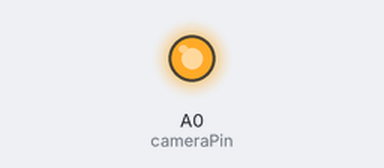
A sketch run on a simulated Arduino Zero (SAMD21). Parts: output pins drawn as LEDs (lit = HIGH).

Above: at 10.0 s.
At 20.02 s:
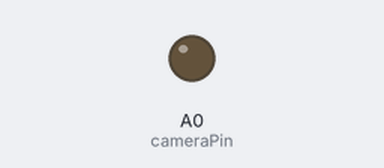
Timing chart, 0 to 26.1 s (numbered marks = the images above):
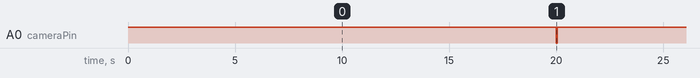

Measured:
- by itself, A0 (cameraPin): alternates HIGH for 20.0 s and LOW for 0.05 s

The sketch:

TimelapseCamera.ino
```cpp
#define cameraPin 14 //pa02, pin 3

const long pictureDelayNum = 20000; //picture every 20,000 ms = 20 s
long pictureDelayStart;

unsigned long currentTs;

void setup() {

  pinMode(cameraPin, OUTPUT);
  digitalWrite(cameraPin, HIGH);

  pictureDelayStart = millis();
}

void loop() {

  currentTs = millis();

  if ((currentTs - pictureDelayStart) >= pictureDelayNum){

    digitalWrite(cameraPin, LOW);

    delay(50);

    digitalWrite(cameraPin, HIGH);

    pictureDelayStart = millis();
  }


}
```
